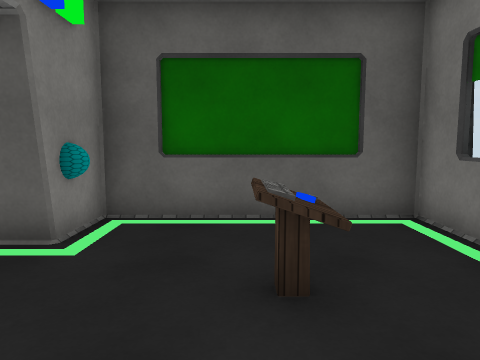
view 1 (above)

16 first-person views from a walk through a Unity game level. The camera is 1.4 m above the floor, tilts 6° down and sees 70° across. Doors are open. The floor is counted in squares, 1 m on a side. Each view is taken from the middle of a square. On the plan, view 1 faces up. The plan holds only what a view shows up to about 15 squares ahead; the rest is blank. Some surface patterns are stand-ins.

view 2
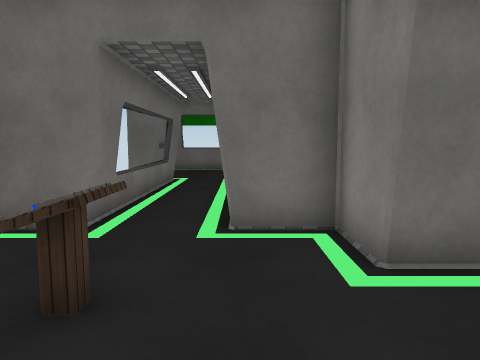

view 3
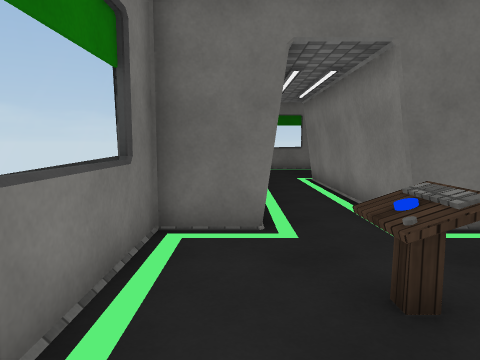

view 4
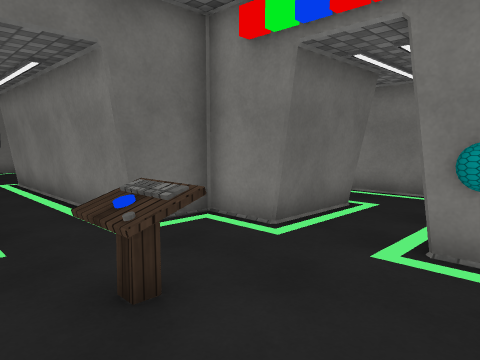

view 5
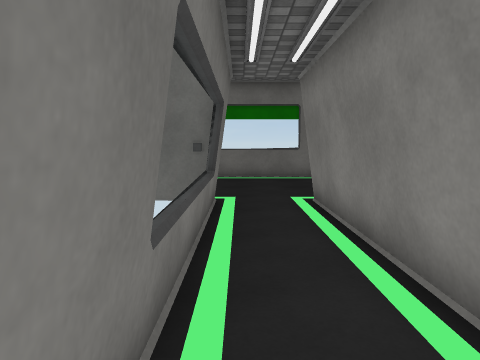

view 6
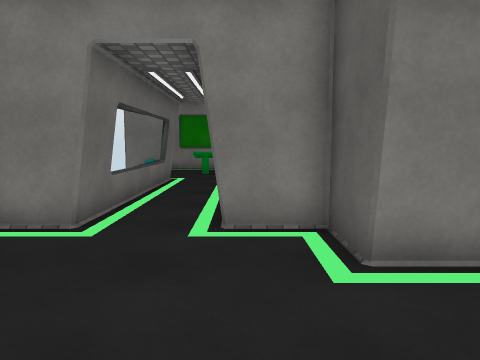

view 7
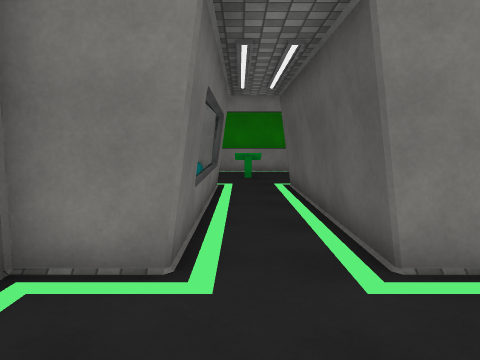

view 8
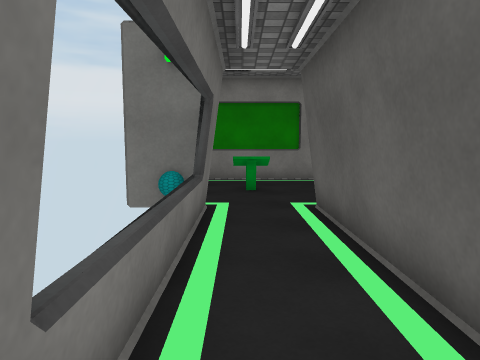

view 9
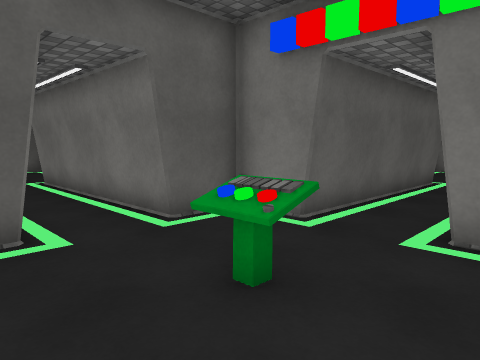

view 10
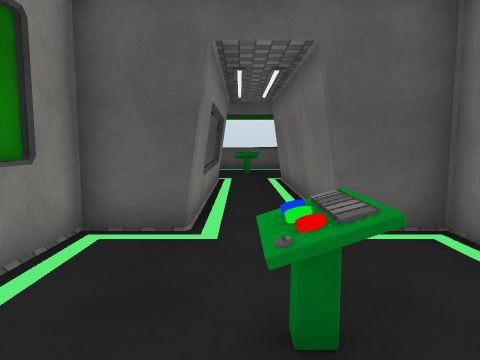

view 11
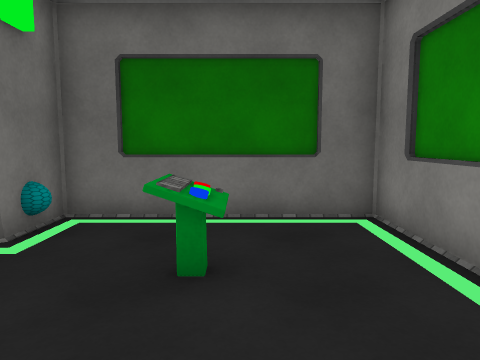

view 12
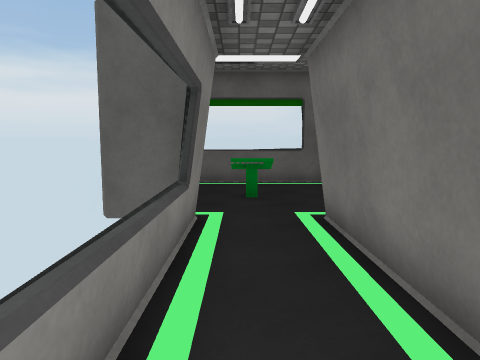

view 13
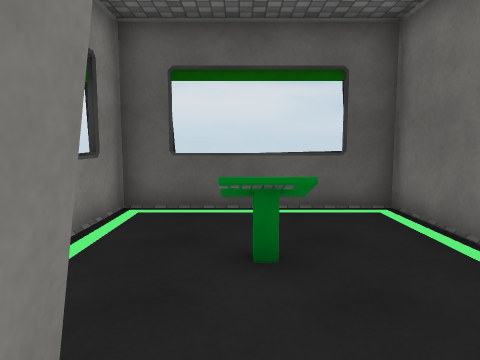

view 14
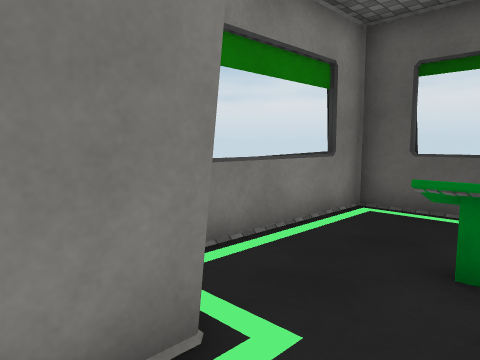

view 15
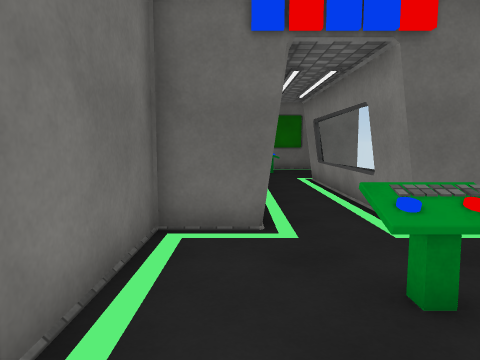

view 16
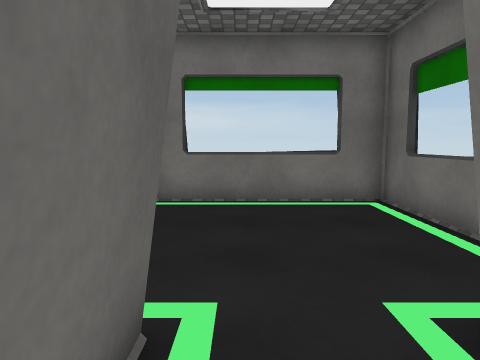

### Floor plan
Ten units are one square. View 1 is at (0, 0); x grows to the right and y downward. Boxes are objects, and circles mark ways between rooms. Rooms are numbered by the first view taken in them; rooms with no view inside come last. Other rooms are left out.
<svg viewBox="-171 -70 212 210">
<path fill="none" stroke="#000" d="M-26 -24 -26 -5 -7 -5 -7 75M36 -14 36 -38M15 75 15 -5 34 -5 34 -65 -26 -65 -26 -54M17 54 17 18M-7 75 -26 75 -26 95 -106 95M36 125 36 112M-106 117 -26 117 -26 135 34 135 34 80M-106 95 -106 75 -125 75 -125 -5M-106 119 -106 135 -106 117M-147 -5 -147 75 -166 75 -166 135 -106 135M-149 10 -149 48M-125 -5 -106 -5 -106 -65 -166 -65 -166 -19M-160 -5 -147 -5"/>
<rect x="-35" y="-55" width="20" height="10" fill="#bbb"><title>other object</title></rect>
<rect x="-5" y="-45" width="20" height="20" fill="#bbb"><title>table</title></rect>
<rect x="5" y="-35" width="10" height="10" fill="#bbb"><title>blue cylinder</title></rect>
<rect x="15" y="75" width="10" height="10" fill="#bbb"><title>other object</title></rect>
<rect x="-145" y="115" width="10" height="10" fill="#bbb"><title>red cylinder</title></rect>
<rect x="-145" y="105" width="10" height="10" fill="#bbb"><title>green cylinder</title></rect>
<rect x="-145" y="95" width="10" height="10" fill="#bbb"><title>blue cylinder</title></rect>
<rect x="-135" y="95" width="10" height="20" fill="#bbb"><title>table</title></rect>
<rect x="-115" y="125" width="20" height="10" fill="#bbb"><title>other object</title></rect>
<rect x="-145" y="-25" width="10" height="10" fill="#bbb"><title>red cylinder</title></rect>
<rect x="-145" y="-35" width="10" height="10" fill="#bbb"><title>table</title></rect>
<rect x="-135" y="-35" width="10" height="10" fill="#bbb"><title>blue cylinder</title></rect>
<circle cx="5" cy="70" r="3" fill="#2a7"/>
<circle cx="-105" cy="105" r="3" fill="#2a7"/>
<circle cx="-135" cy="0" r="3" fill="#2a7"/>
<text x="0" y="-20">1</text>
<text x="-10" y="100">2</text>
<text x="-140" y="90">3</text>
<text x="-140" y="-40">4</text>
</svg>
Room 1 opens to room 2. Room 2 opens to room 3. Room 3 opens to room 4.

Where each view was taken, in squares from view 1:
view 1: 0 up, 0 right, facing up
view 2: 6 up, 1 left, facing down
view 3: 6 up, 2 right, facing down
view 4: 6 up, 2 right, facing down-left
view 5: 1 up, 1 right, facing down
view 6: 9 down, 3 right, facing left
view 7: 11 down, 1 right, facing left
view 8: 11 down, 3 left, facing left
view 9: 13 down, 16 left, facing up-right
view 10: 13 down, 14 left, facing up
view 11: 7 down, 14 left, facing down
view 12: 6 down, 14 left, facing up
view 13: 1 down, 14 left, facing up
view 14: 1 down, 13 left, facing up-left
view 15: 6 up, 12 left, facing down
view 16: 10 down, 5 left, facing right
